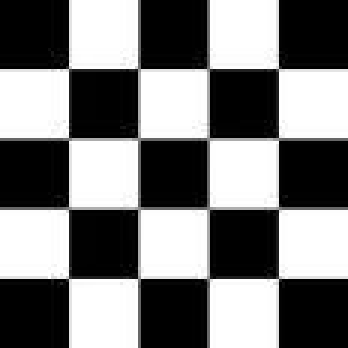
%> input picture Computer Vision/Week 4/checkerbox-grey.jpg, 116 x 116 px (shown 3 times larger)
$ octave week4_corner_detection.m   (GNU Octave 9; MATLAB toolbox functions it lacks are replaced by stand-ins)
%> lines starting %> are read from the running program, lines starting %| are printed output that depends on the picture
%https://uk.mathworks.com/help/images/ref/corner.html
I = imread('checkERbox-grey.jpg');
%> I is the input picture: size 116x116 uint8; min 0, max 255, mean 122.9
C  = corner(I,'Harris');
%> C = 16 rows, first 12: [24 93; 24 23; 93 24; 94 93; 47 94; 24 47; 93 47; 47 24; 93 70; 70 24; 70 93; 24 70]

subplot(1,2,1);
imshow(I);
hold on
plot(C(:,1), C(:,2), '*', 'Color', 'c')
title('Maximum Corners = 200')
hold off

corners_max_specified = corner(I,3);
%> corners_max_specified = [24 93; 24 23; 93 24]
subplot(1,2,2);
imshow(I);
hold on
plot(corners_max_specified(:,1), corners_max_specified(:,2), ...
   '*', 'Color', 'm')
title('Maximum Corners = 3')
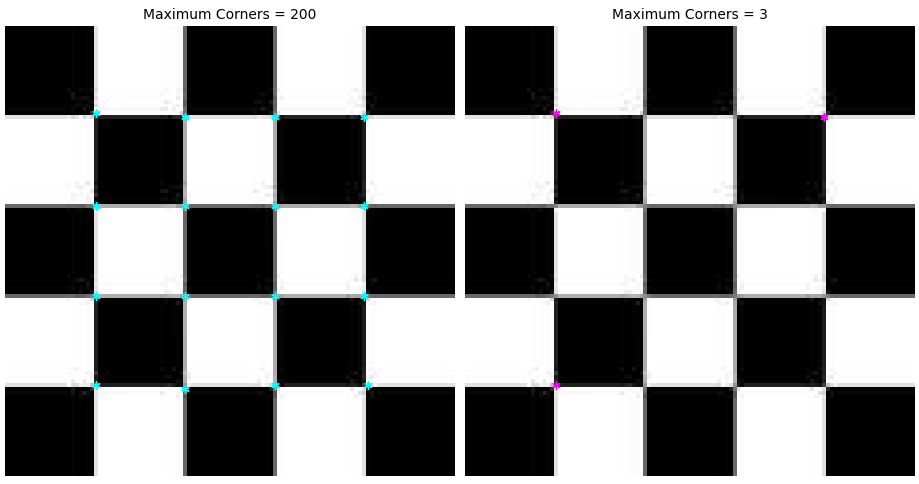
%> figure redrawn from the program's plot data, 2 panels
hold off

%https://uk.mathworks.com/help/vision/ref/detectharrisfeatures.html
harriscorners = detectHarrisFeatures(I);
%> harriscorners = 16 points; strongest (x, y): (24, 93), (24, 24), (93, 24), (94, 93), (47, 94)
imshow(I); hold on;
plot(harriscorners.selectStrongest(50));
title('Harris corners')
